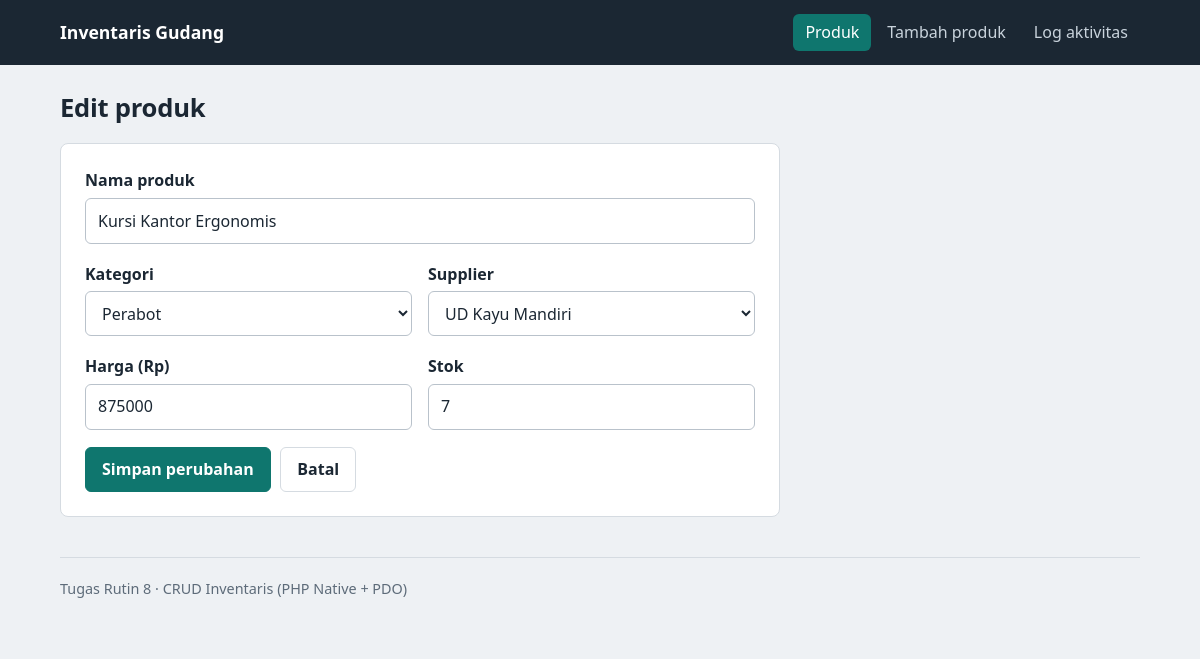
The page /edit.php?id=7 on the database its author committed.
### tables this page shows
CREATE TABLE produk (
  id          INT UNSIGNED NOT NULL AUTO_INCREMENT,
  nama_produk VARCHAR(150) NOT NULL,
  kategori_id INT UNSIGNED NOT NULL,
  supplier_id INT UNSIGNED NOT NULL,
  harga       DECIMAL(12,2) NOT NULL DEFAULT 0,
  stok        INT UNSIGNED NOT NULL DEFAULT 0,
  created_at  TIMESTAMP NOT NULL DEFAULT CURRENT_TIMESTAMP,
  PRIMARY KEY (id),
  KEY idx_produk_kategori (kategori_id),
  KEY idx_produk_supplier (supplier_id),
  CONSTRAINT fk_produk_kategori FOREIGN KEY (kategori_id)
    REFERENCES kategori (id) ON UPDATE CASCADE ON DELETE RESTRICT,
  CONSTRAINT fk_produk_supplier FOREIGN KEY (supplier_id)
    REFERENCES supplier (id) ON UPDATE CASCADE ON DELETE RESTRICT
);

CREATE TABLE kategori (
  id            INT UNSIGNED NOT NULL AUTO_INCREMENT,
  nama_kategori VARCHAR(100) NOT NULL,
  deskripsi     VARCHAR(255) NULL,
  PRIMARY KEY (id),
  UNIQUE KEY uq_kategori_nama (nama_kategori)
);

CREATE TABLE supplier (
  id            INT UNSIGNED NOT NULL AUTO_INCREMENT,
  nama_supplier VARCHAR(150) NOT NULL,
  kontak        VARCHAR(50)  NULL,
  alamat        VARCHAR(255) NULL,
  PRIMARY KEY (id)
);

### includes/functions.php (called while the page is built, shortened)
<?php
function e(?string $value): string
{
    return htmlspecialchars((string) $value, ENT_QUOTES | ENT_SUBSTITUTE, 'UTF-8');
}
function ambil_id($nilai): ?int
{
    $id = filter_var($nilai, FILTER_VALIDATE_INT, ['options' => ['min_range' => 1]]);
    return $id === false ? null : $id;
}
function ambil_pilihan(PDO $pdo): array
{
    $stmt = $pdo->prepare('SELECT id, nama_kategori FROM kategori ORDER BY nama_kategori');
    $stmt->execute();
    $kategori = $stmt->fetchAll();
    $stmt = $pdo->prepare('SELECT id, nama_supplier FROM supplier ORDER BY nama_supplier');
    $stmt->execute();
    $supplier = $stmt->fetchAll();
    return [$kategori, $supplier];
}

### includes/form_produk.php (the view, shortened to what this page needs)
<form method="post" action="<?= e($action) ?>" class="card form" novalidate>
    <div class="field">
        <label for="nama_produk">Nama produk</label>
        <input type="text" id="nama_produk" name="nama_produk" maxlength="150"
               value="<?= e($produk['nama_produk']) ?>" required>
    </div>
    <div class="grid-2">
        <div class="field">
            <label for="kategori_id">Kategori</label>
            <select id="kategori_id" name="kategori_id" required>
                <?php foreach ($daftarKategori as $k): ?>
                    <option value="<?= (int) $k['id'] ?>"
                        <?= (string) $produk['kategori_id'] === (string) $k['id'] ? 'selected' : '' ?>>
                        <?= e($k['nama_kategori']) ?>
                    </option>
                <?php endforeach; ?>
            </select>
        </div>
        <div class="field">
            <label for="supplier_id">Supplier</label>
            <select id="supplier_id" name="supplier_id" required>
                <?php foreach ($daftarSupplier as $s): ?>
                    <option value="<?= (int) $s['id'] ?>"
                        <?= (string) $produk['supplier_id'] === (string) $s['id'] ? 'selected' : '' ?>>
                        <?= e($s['nama_supplier']) ?>
                    </option>
                <?php endforeach; ?>
            </select>
        </div>
    </div>
    <div class="grid-2">
        <div class="field">
            <label for="harga">Harga (Rp)</label>
            <input type="number" id="harga" name="harga" min="0" step="0.01"
                   value="<?= e($produk['harga']) ?>" required>
        </div>
        <div class="field">
            <label for="stok">Stok</label>
            <input type="number" id="stok" name="stok" min="0" step="1"
                   value="<?= e($produk['stok']) ?>" required>
        </div>
    </div>
    <div class="actions">
        <button type="submit" class="btn btn--primary"><?= e($tombol) ?></button>
        <a href="index.php" class="btn">Batal</a>
    </div>
</form>

### assets/style.css (style rules this page uses)
:root { --bg: #eef1f4; --surface: #ffffff; --ink: #1b2733; --muted: #5d6b79; --line: #d5dbe1; --accent: #0f766e; --accent-ink: #ffffff; --accent-soft: #d9efec; --danger: #b42318; --danger-soft: #fbe4e1; --ok-soft: #dcf1e4; --radius: 8px; --font: "Segoe UI", system-ui, -apple-system, "Helvetica Neue", Arial, sans-serif; }
* { box-sizing: border-box; }
html { font-size: 16px; }
body { margin: 0; background: var(--bg); color: var(--ink); font-family: var(--font); line-height: 1.55; }
a { color: var(--accent); }
.card { background: var(--surface); border: 1px solid var(--line); border-radius: var(--radius); }
.actions { display: flex; gap: .6rem; flex-wrap: wrap; align-items: center; }
.btn { display: inline-block; padding: .55rem 1rem; border-radius: 6px; border: 1px solid var(--line); background: var(--surface); color: var(--ink); font: inherit; font-weight: 600; text-decoration: none; cursor: pointer; }
.btn--primary { background: var(--accent); border-color: var(--accent); color: var(--accent-ink); }
.form { padding: 1.5rem; max-width: 720px; }
.field { margin-bottom: 1.1rem; }
label { display: block; font-weight: 600; margin-bottom: .3rem; }
input[type="text"], input[type="number"], input[type="search"], select { width: 100%; padding: .6rem .75rem; font: inherit; color: var(--ink); background: #fff; border: 1px solid #b9c2cb; border-radius: 6px; }
.grid-2 { display: grid; grid-template-columns: 1fr 1fr; gap: 1rem; }

### rows shown on the page
produk: nama_produk "Kursi Kantor Ergonomis", kategori_id "Perabot", supplier_id "UD Kayu Mandiri", harga "875000", stok "7"

### other values the page prints
$tombol "Simpan perubahan"
